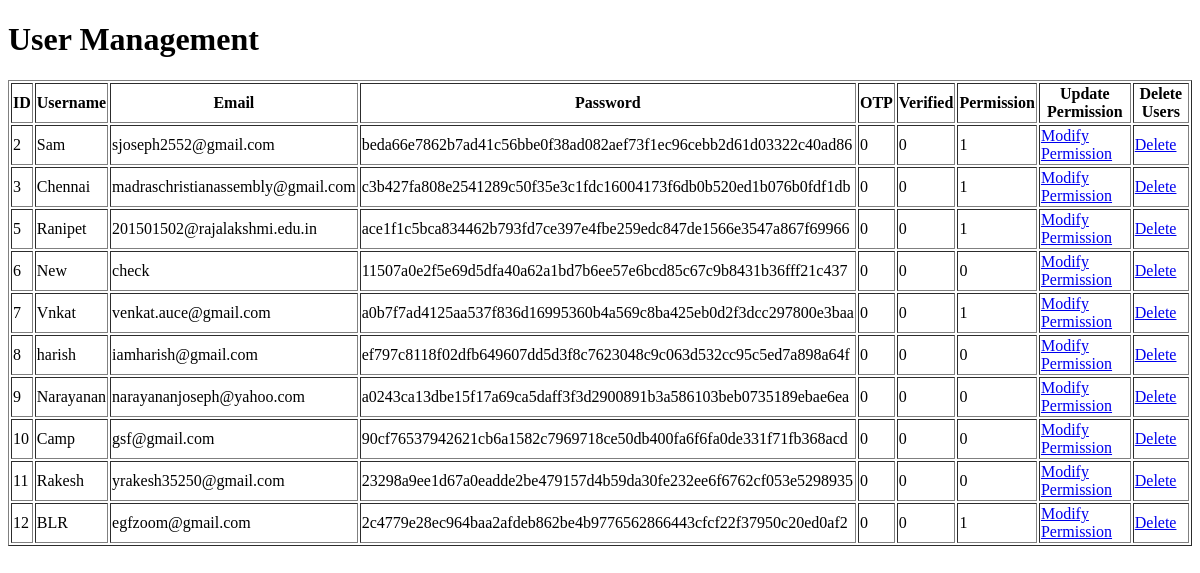
/admin_dashboard (signed in), run on an earlier commit of the app's database.
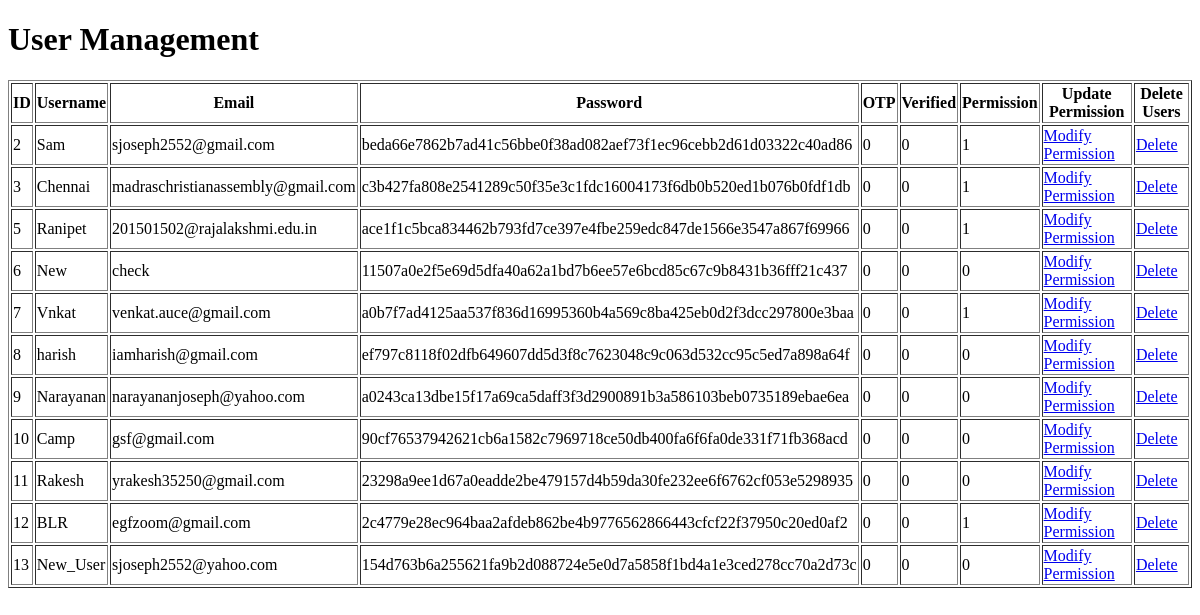
And on a later commit of the database.
### tables this page shows
CREATE TABLE users (
            id INTEGER PRIMARY KEY AUTOINCREMENT,
            username TEXT UNIQUE,
            email TEXT UNIQUE,
            password TEXT,
            otp INTEGER DEFAULT 0,
            verified INTEGER DEFAULT 0,
            permission INTEGER DEFAULT 0
        );

### server.py (the view)
@app.route('/admin_dashboard')
def admin_dashboard():
    if 'username' not in session and session['username'] != "Sam":
        return "Not Authorized"
    conn = sqlite3.connect(DATABASE)
    cursor = conn.cursor()
    cursor.execute('SELECT * from users')
    rows = cursor.fetchall()
    conn.close()
    return render_template("admin_dashboard.html", users=rows)

### templates/admin_dashboard.html (shortened to what this page needs)
<!DOCTYPE html>
<html>
<head>
</head>
<body>
    <h1>User Management</h1>
    <table border="1">
        <tr>
            <th>ID</th>
            <th>Username</th>
            <th>Email</th>
            <th>Password</th>
            <th>OTP</th>
            <th>Verified</th>
            <th>Permission</th>
            <th>Update Permission</th>
            <th>Delete Users</th>
        </tr>
        {% for user in users %}
        <tr>
            <td>{{ user[0] }}</td>
            <td>{{ user[1] }}</td>
            <td>{{ user[2] }}</td>
            <td>{{ user[3] }}</td>
            <td>{{ user[4] }}</td>
            <td>{{ user[5] }}</td>
            <td>{{ user[6] }}</td>
            <td><a href="{{ url_for('modify_user', user_id=user[0]) }}">Modify Permission</a></td>
            <td><a href="{{ url_for('delete_user', user_id=user[0]) }}" onclick="return confirm('Are you sure you want to delete this user?')">Delete</a></td>
        </tr>
        {% endfor %}
    </table>
</body>
</html>

What changed in the data, as far as the page shows it:
added users: id "13", username "New_User", email "sjoseph2552@yahoo.com", password "154d763b6a255621fa9b2d088724e5e0d7a5858f1bd4a1e3ced278cc70a2d73c", otp "0", verified "0", permission "0"
